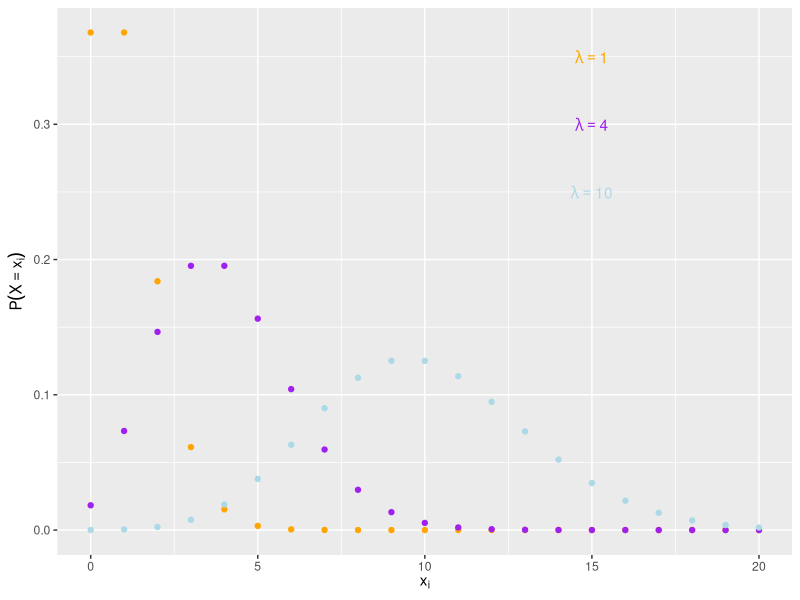
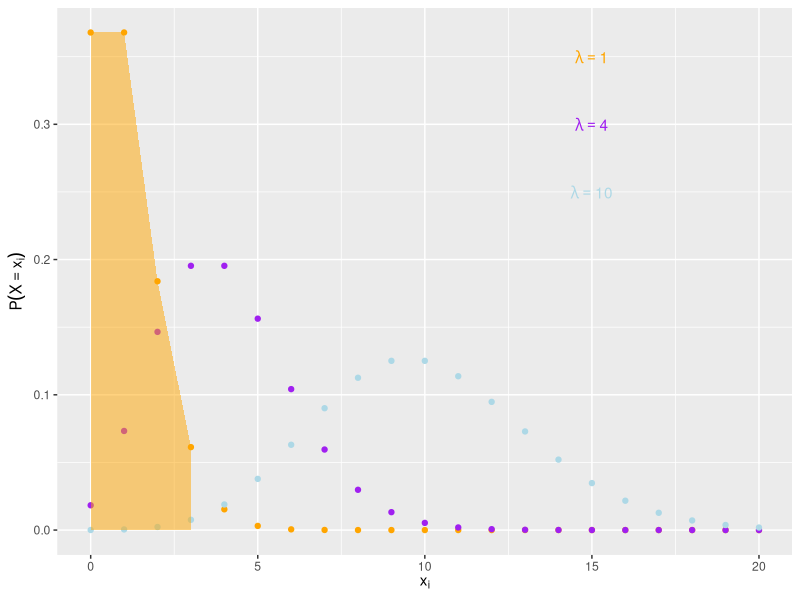
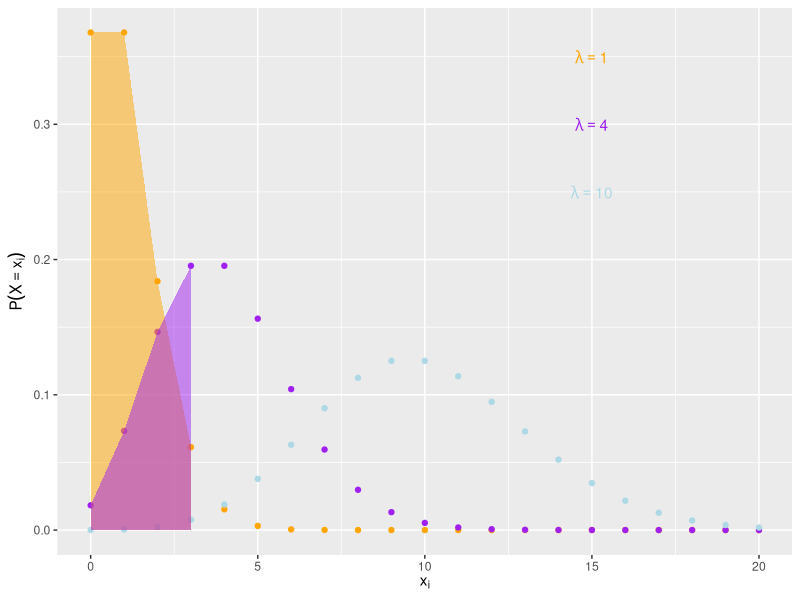
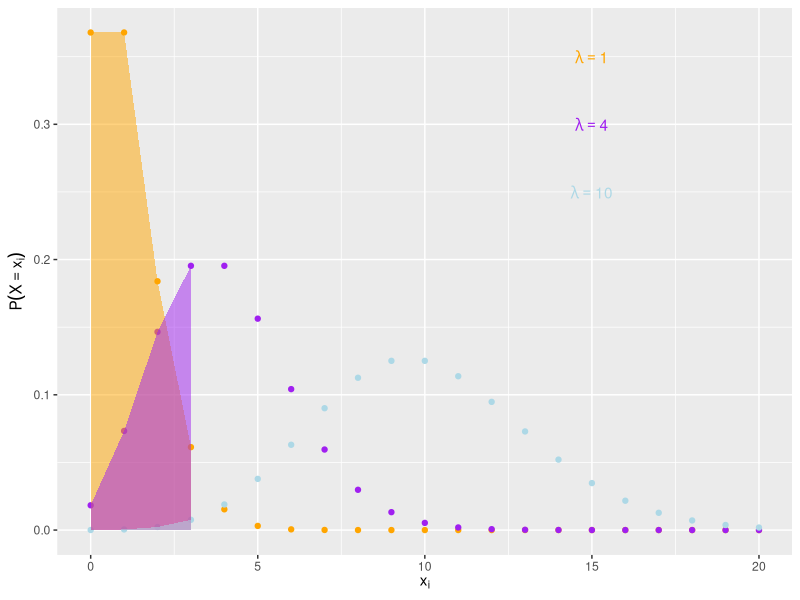
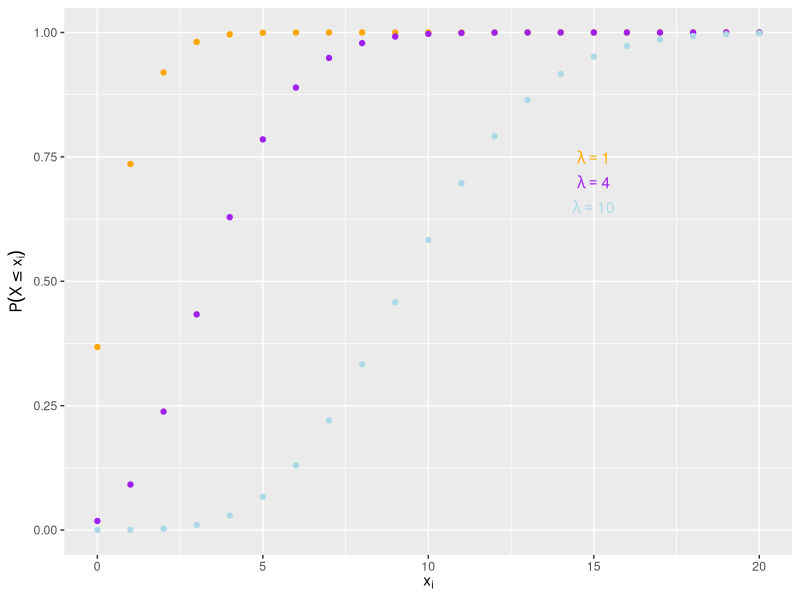
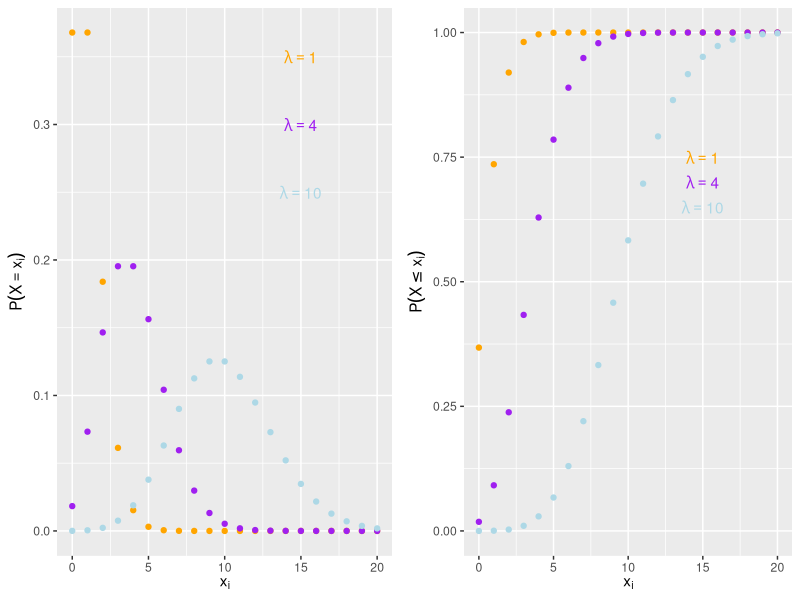
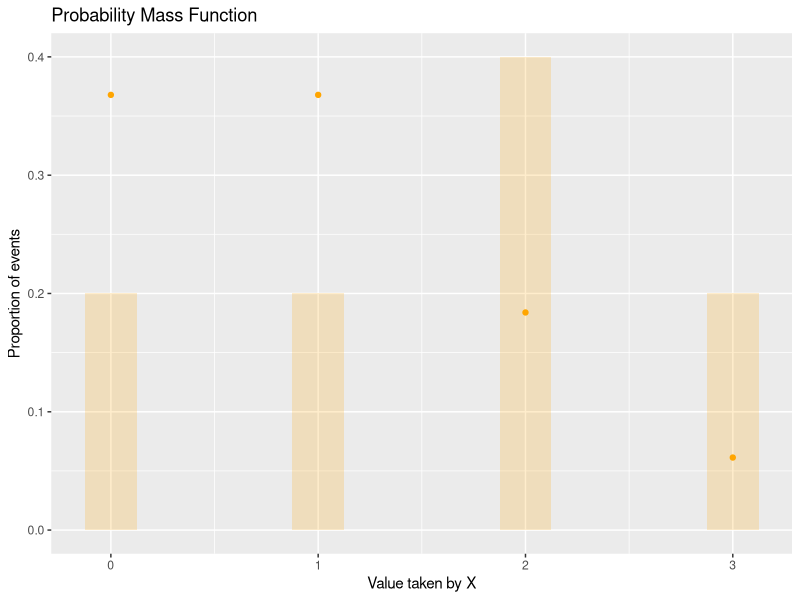
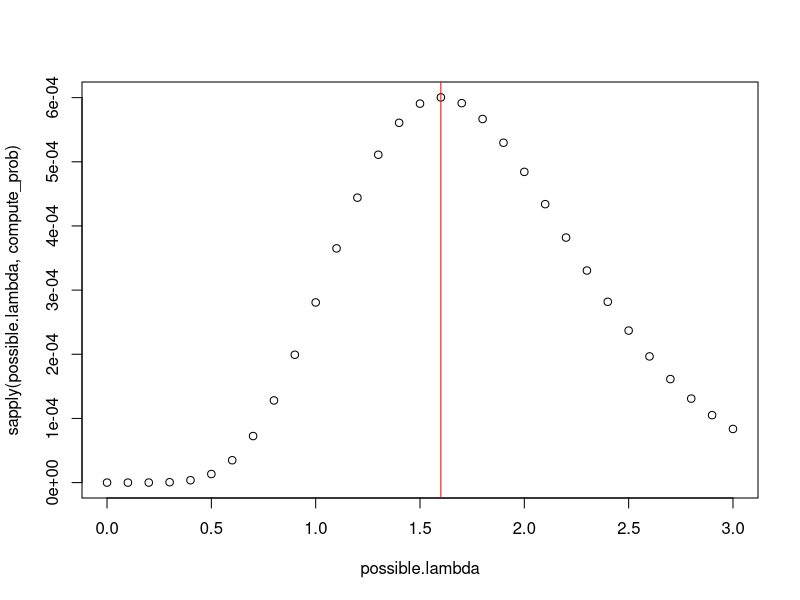

The R source for these figures, in order:
## ---- chunk 1
library(ggplot2)
library(dplyr)
library(ggpubr)
## ---- chunk 2

## Define function
compute_pdf <- function(lambda, xi){
  (exp(-lambda)*lambda^xi) / factorial(xi)
}

## Compute the probability of observing zero larvae
compute_pdf(lambda=1, xi=0)
## ---- chunk 3
p <- ggplot(data.frame(x = 0:20), aes(x)) +
    stat_function(geom = "point", n = 21, fun = dpois, args = list(lambda = 1), color = "orange")+
    stat_function(geom = "point", n = 21, fun = dpois, args = list(lambda = 4), color = "purple")+
    stat_function(geom = "point", n = 21, fun = dpois, args = list(lambda = 10), color = "lightblue")+
    annotate("text", x=15, y=0.35, label= "lambda == 1", parse = TRUE, color = "orange")+
    annotate("text", x=15, y=0.3, label= "lambda == 4", parse = TRUE, color = "purple")+
    annotate("text", x=15, y=0.25, label= "lambda == 10", parse = TRUE, color = "lightblue")+ 
  xlab(bquote(x[i]))+ 
  ylab(bquote(P(X==x[i])))
p

p1 <- p +
  stat_function(geom = "area", aes(x), n = 4, fun = dpois, args = list(lambda = 1), xlim = c(0, 3), fill = "orange", alpha = 0.5)
p1

p2 <- p1 +
  stat_function(geom = "area", aes(x), n = 4, fun = dpois, args = list(lambda = 4), xlim = c(0, 3), fill = "purple", alpha = 0.5)
p2
p3 <- p2 +
  stat_function(geom = "area", aes(x), n = 4, fun = dpois, args = list(lambda = 10), xlim = c(0, 3), fill = "lightblue", alpha = 0.5)
p3

## ---- chunk 4

p4 <- ggplot(data.frame(x = 0:20), aes(x)) +
    stat_function(geom = "point", n = 21, fun = ppois, args = list(lambda = 1), color = "orange")+
    stat_function(geom = "point", n = 21, fun = ppois, args = list(lambda = 4), color = "purple")+
    stat_function(geom = "point", n = 21, fun = ppois, args = list(lambda = 10), color = "lightblue")+
    annotate("text", x=15, y=0.75, label= "lambda == 1", parse = TRUE, color = "orange")+
    annotate("text", x=15, y=0.7, label= "lambda == 4", parse = TRUE, color = "purple")+
    annotate("text", x=15, y=0.65, label= "lambda == 10", parse = TRUE, color = "lightblue")+ 
  xlab(bquote(x[i]))+ 
  ylab(bquote(P(X<=x[i])))
p4

ggarrange(p, p4, ncol = 2, nrow = 1)
## ---- chunk 5
# Simulate data with rpois
set.seed(123)  # for reproducibility
data <- data.frame(y=rpois(n = 5, lambda = 1))

# If the minimum value is zero or a positive integer, then the variable might be a count variable.
min(data)  # check minimum value

## Check probability of each type of event
table(data)  # count occurrences of each value
prop.table(table(data))  # calculate proportion of occurrences


## Plot observed distribution and expected PDF
p <- data %>%
  ggplot2::ggplot(aes(y)) + 
  geom_histogram(aes(y = after_stat(count / sum(count))), fill = "orange", alpha = 0.2, binwidth = 0.25)+
  labs(title = "Probability Mass Function", x = "Value taken by X", y = "Proportion of events") + 
  stat_function(geom = "point", n = 4, fun = dpois, args = list(lambda = 1), color = "orange")
p

# check mean and variance are equal or not
mean(data$y)  # calculate mean
var(data$y)  # calculate variance
## ---- chunk 6

dpois(x=0, lambda = 1, log=TRUE)

## Compute the product
prod(dpois(data$y, lambda = 0.5))

## Possible values of lambda
possible.lambda <- seq(0, 3, by=0.1)

## Write function
compute_prob <- function(lambda, sim.data=data){
  prod(dpois(sim.data$y, lambda = lambda))
}

compute_prob(lambda=1, sim.data=data)
compute_prob(lambda=1.6, sim.data=data)
compute_prob(lambda=2, sim.data=data)

## Apply function over each possible value
sapply(possible.lambda, compute_prob)

## Plot likelihood profile
plot(x=possible.lambda, y=sapply(possible.lambda, compute_prob))
abline(v=mean(data$y), col='red')
## ---- chunk 7
## Write the  the log-likelihood function
loglik <- function(sim.data=data$y, lambda) {
sumlogprob <- sum(dpois(sim.data, lambda=lambda, log = TRUE))
return(sumlogprob)}

## Example of values
loglik(lambda=1, sim.data=data$y)
loglik(lambda=1.6, sim.data=data$y)
loglik(lambda=2, sim.data=data$y)

## Based on Bloker 2008 p173 (use control option to perform maximization)
MLest <- optim(fn = loglik, par=c(lambda = 1), sim.data=data$y,  method = "BFGS", control = list(fnscale = -1))
MLest$par
MLest$value

## ---- chunk 8
# fit into model for poisson 
m0 <- glm(y ~ 1, family = poisson, data=data)  # fit Poisson regression model
summary(m0)  # display model summary
logLik(m0)
coef(m0)
exp(coef(m0))
